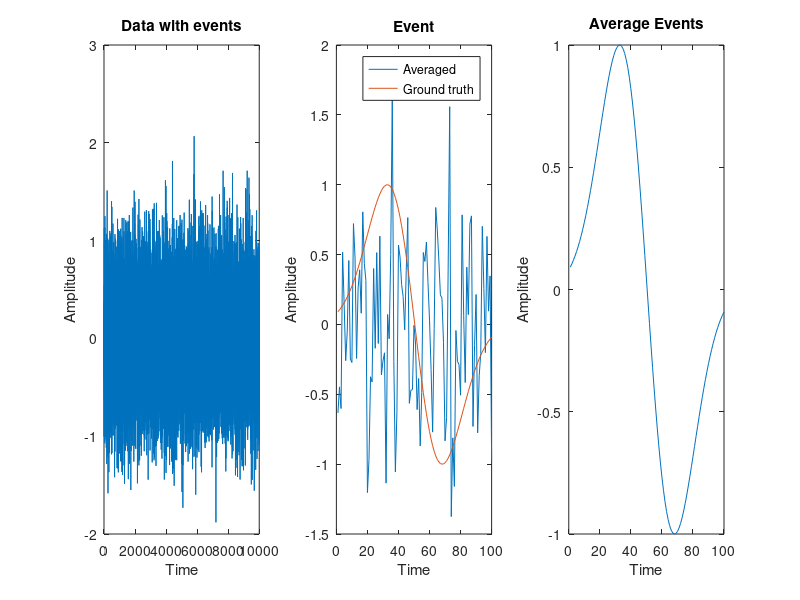

Reproduce this figure in MATLAB.
clc
clear all
close all

%% Create data with events
k=100; %duration of events in time points
event=diff(exp(-linspace(-2,2,k+1).^2)); %Create event (derivative of Gaussian)
event=event./max(event); %normalize to max=1
Nevents=30; %number of events 
onsettimes=randperm(10000-k); % Event onset times
onsettimes=onsettimes(1:Nevents);
data=zeros(1,10000); %initialize data
for i=1:Nevents
    data(onsettimes(i):onsettimes(i)+k-1); %put events into data
end
data=data+0.5*randn(size(data)); %add noise

%% Plot 
subplot(131)
plot(data)
title('Data with events')
xlabel('Time')
ylabel('Amplitude')
subplot(132)
plot(1:k,data(onsettimes(3):onsettimes(3)+k-1)) % Plot one event
hold on 
plot(1:k,event)
title('Event')
xlabel('Time')
ylabel('Amplitude')
legend('Averaged','Ground truth')
subplot(133)
plot(1:k,event)
title('Average Events')
xlabel('Time')
ylabel('Amplitude')